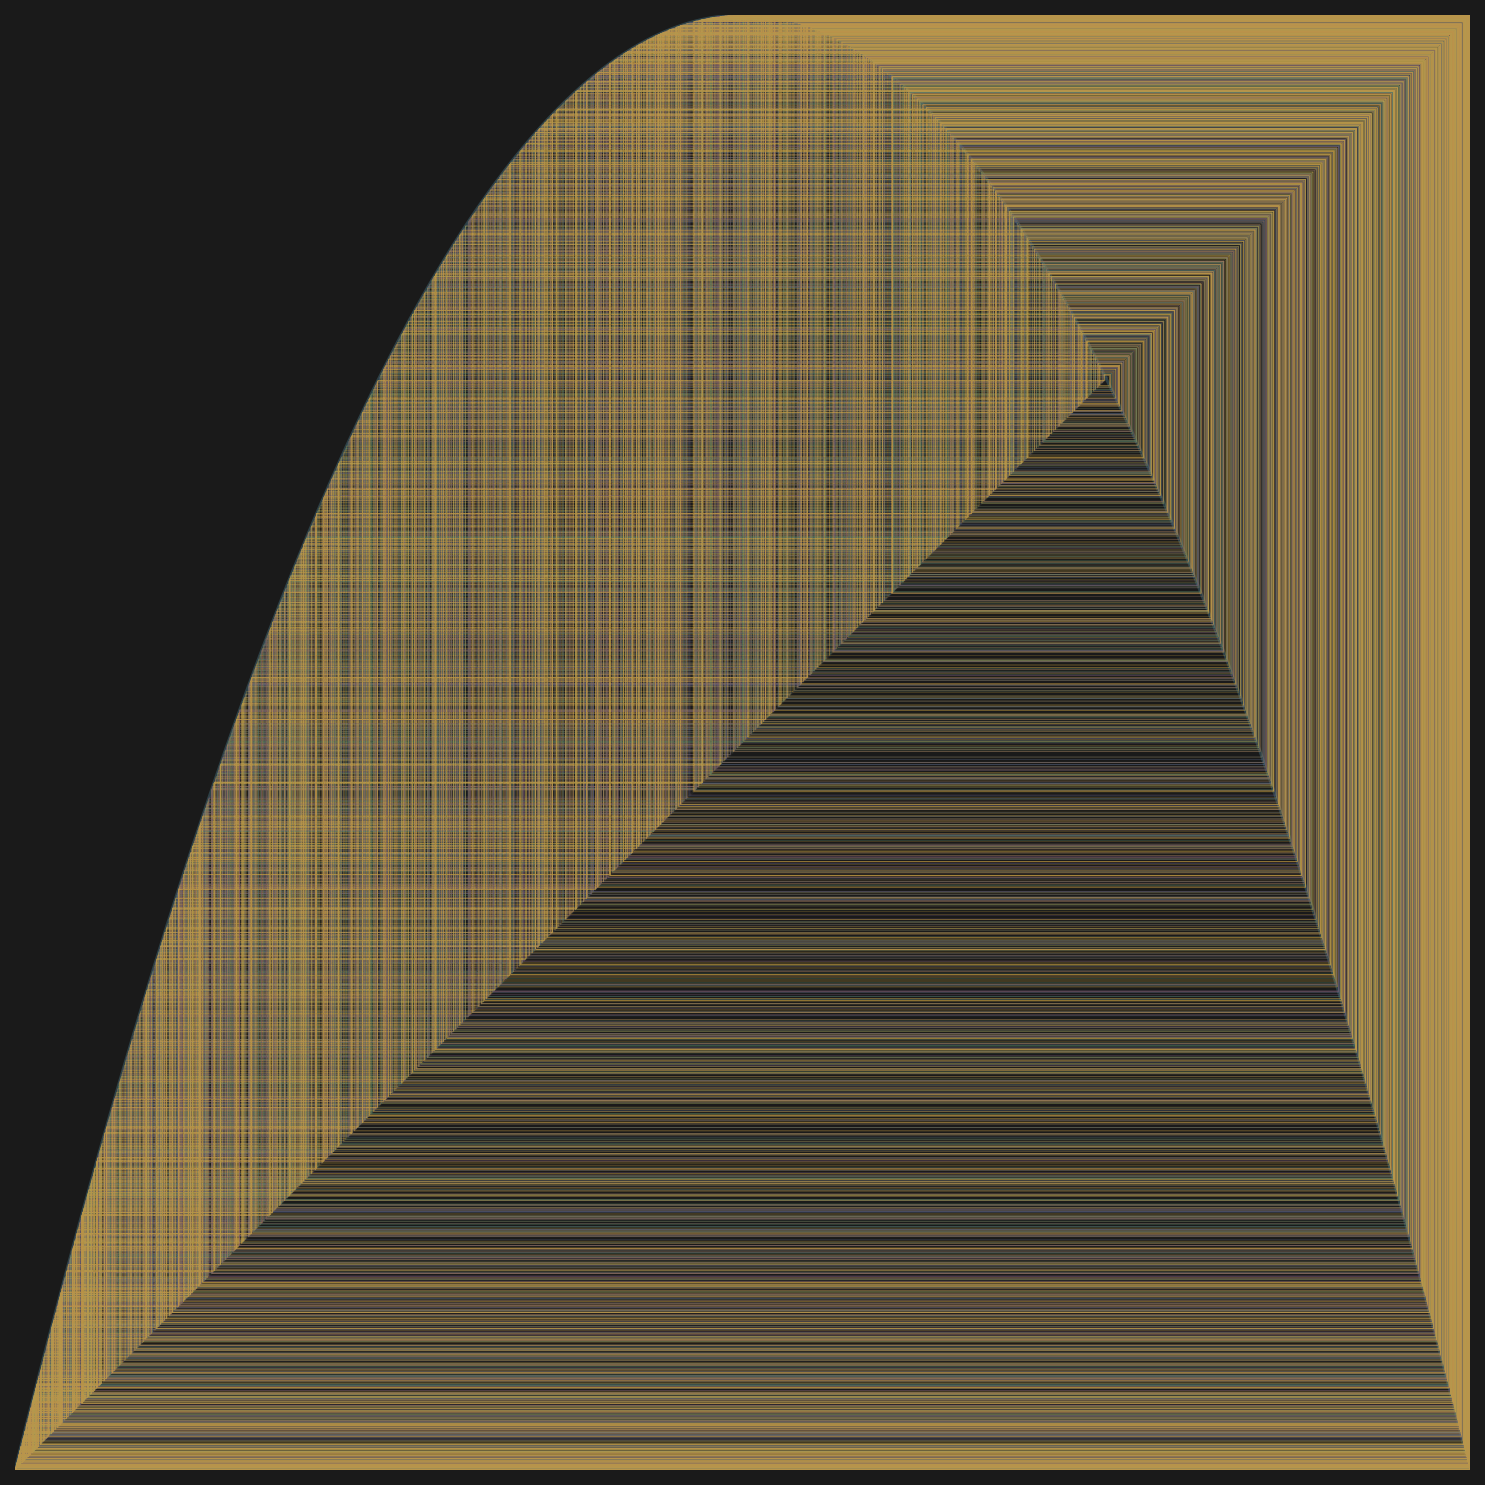

This chart was generated by the following Python code:
#!/usr/bin/env python3
"""Cobweb diagram — chaotic accumulation.

The logistic map with r=4 has no stable fixed point. Orbits are dense, 
aperiodic, and sensitive. The cobweb doesn't converge to anything — 
it fills the square. The structure IS the emptiness of convergence.
"""

import numpy as np
import matplotlib
matplotlib.use('Agg')
import matplotlib.pyplot as plt

def f(x):
    return 4 * x * (1 - x)

fig, ax = plt.subplots(1, 1, figsize=(10, 10))

x = np.linspace(0, 1, 500)

# Diagonal — still the reference, but it's just a line now
ax.plot([0, 1], [0, 1], color='#3a3a3a', linewidth=1, alpha=0.3)

# f(x) — the parabola, ghosted
ax.plot(x, f(x), color='#4a7a8a', linewidth=1.5, alpha=0.4)

# Chaotic cobweb — many orbits, each starting from a different point
# Each trace will fill the square, dense and aperiodic
N_STARTS = 8
N_STEPS = 300
palette = ['#5b8a72', '#6a7a5a', '#8a6a5a', '#7a5a7a',
           '#5a6a8a', '#8a7a5a', '#5a8a6a', '#8a5a5a']

for s, start in enumerate(np.linspace(0.01, 0.99, N_STARTS)):
    xi = start
    xs = []
    ys = []
    for step in range(N_STEPS):
        xs.append(xi)
        yi = f(xi)
        ys.append(yi)
        # vertical to f(x)
        xs.append(xi)
        ys.append(yi)
        # horizontal to diagonal
        xi = yi
        xs.append(xi)
        ys.append(xi)
        # horizontal to f(x)
        xs.append(xi)
        ys.append(f(xi))
        xi = f(xi)
        xs.append(xi)
        ys.append(xi)

    ax.plot(xs, ys, linewidth=0.3, alpha=0.5, color=palette[s])

# Single orbit, more steps, brighter — shows the density of chaos
xi = 0.1
xs = []
ys = []
for step in range(2000):
    yi = f(xi)
    xs.append(xi)
    ys.append(yi)
    xs.append(xi)
    ys.append(yi)
    xi = yi
    xs.append(xi)
    ys.append(xi)

ax.plot(xs, ys, linewidth=0.15, alpha=0.7, color='#d4a843')

ax.set_xlim(0, 1)
ax.set_ylim(0, 1)
ax.set_xticks([])
ax.set_yticks([])
ax.set_facecolor('#1a1a1a')
fig.patch.set_facecolor('#1a1a1a')
ax.spines['top'].set_visible(False)
ax.spines['right'].set_visible(False)
ax.spines['bottom'].set_visible(False)
ax.spines['left'].set_visible(False)

plt.tight_layout()
plt.savefig('/home/sprite/slop-salon-rahel/assets/cobweb-chaotic.png',
            dpi=150, bbox_inches='tight', facecolor=fig.get_facecolor())
plt.close()

print("Generated cobweb-chaotic.png")
